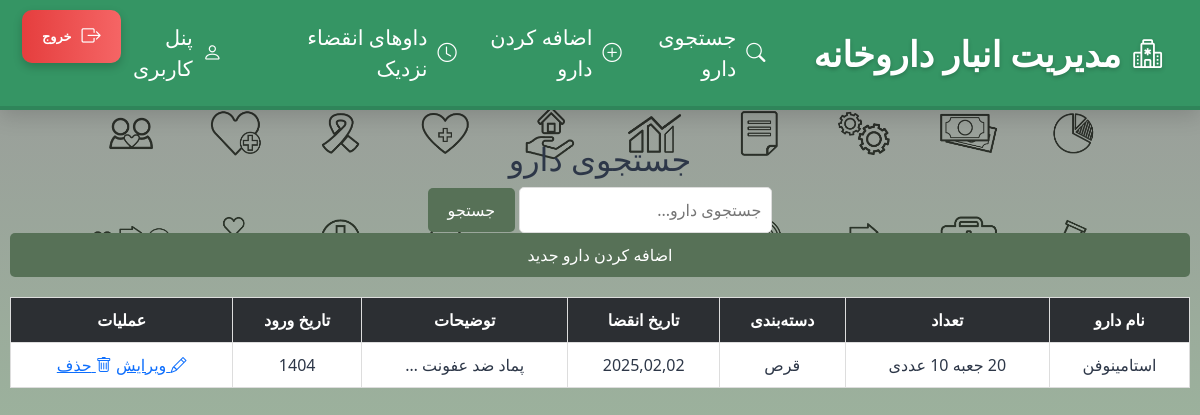
Page /search-drug (signed in) on the earlier database version.
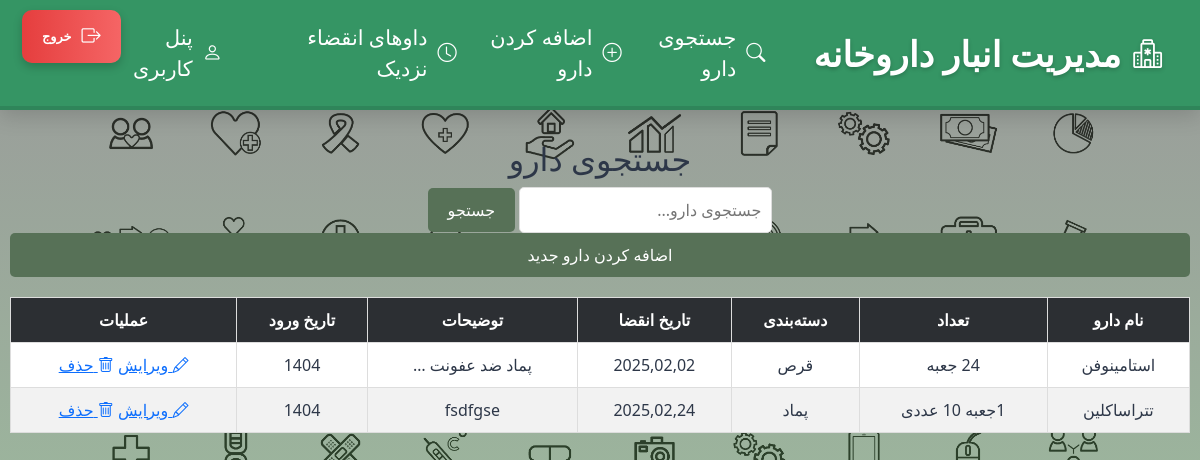
Same page on the later database version.
### index_module/models.py (models this page shows, shortened)
class Drugs(models.Model):
    name = models.CharField(max_length=200, verbose_name='نام دارو')
    category = models.CharField(max_length=200, verbose_name='دسته بندی دارو', null=True, blank=True)
    expiration_date = models.DateField(verbose_name='تاریخ انقضا دارو', null=True, blank=True)
    number = models.CharField(max_length=200 , verbose_name='تعداد دارو')
    description = models.CharField(max_length=400, verbose_name='توضیحات برای این دارو', null=True, blank=True)
    date_in_warehouse = models.CharField(max_length=200,verbose_name='تاریخ ورود دارو به انبار', null=True, blank=True)
    user = models.ForeignKey(settings.AUTH_USER_MODEL, on_delete=models.CASCADE, related_name='drugs', null=True)
    class Meta:
        verbose_name = 'داروها'
        verbose_name_plural = 'داروهای داروخانه'

### index_module/views.py (the view)
# urls.py: path('search-drug' , views.SearchDrugView.as_view() , name = 'search_drug'),
class SearchDrugView(LoginRequiredMixin, ListView):
    model = Drugs
    template_name = 'index_module/search_medicine.html'
    context_object_name = 'medicines'
    paginate_by = 5
    def get_queryset(self):
        query = self.request.GET.get('medicine_name', '')
        if query:
            objects = Drugs.objects.filter(name__icontains=query, user=self.request.user)
        else:
            objects = Drugs.objects.filter(user=self.request.user)
        return objects
    def get_context_data(self, **kwargs):
        context = super().get_context_data(**kwargs)
        context['search_query'] = self.request.GET.get('medicine_name', '')
        if context['search_query'] and len(self.get_queryset()) == 0:
            context['is_empty'] = True
        return context

### index_module/templates/index_module/search_medicine.html (shortened to what this page needs)
{% extends 'shared/base.html' %}
{% load static %}
{% block content %}
    <div class="table-container">
        <h2>جستجوی دارو</h2>
        <form method="get">
            <div>
                <input type="text" name="medicine_name" placeholder="جستجوی دارو..." value="{{ search_query }}" style="padding: 10px; border: 1px solid #ddd; border-radius: 5px; flex: 1;">
                <button type="submit" style="background: #577157; border: none; padding: 10px 20px; border-radius: 5px; color: #ffffff; transition: all 0.3s ease;">جستجو</button>
            </div>
        </form>
        <a href="{% url 'add_drug' %}" style="background: #577157; border: none; padding: 10px 20px; border-radius: 5px; color: #ffffff; text-decoration: none; transition: all 0.3s ease; display: block; margin-bottom: 20px;">اضافه کردن دارو جدید</a>
        {% if medicines %}
            <table>
                <thead>
                    <tr>
                        <th>نام دارو</th>
                        <th>تعداد</th>
                        <th>دسته‌بندی</th>
                        <th>تاریخ انقضا</th>
                        <th>توضیحات</th>
                        <th>تاریخ ورود</th>
                        <th>عملیات</th>
                    </tr>
                </thead>
                <tbody>
                    {% for medicine in medicines %}
                       <tr>
                            <td title="{{ medicine.name }}">{{ medicine.name|truncatechars:15}}</td>
                            <td title="{{ medicine.number }}">{{ medicine.number|truncatechars:15 }}</td>
                            <td title="{{ medicine.category }}">{{ medicine.category|default:"دسته بندی ندارد"|truncatechars:15 }}</td>
                            <td title="{{ medicine.expiration_date }}">{{ medicine.expiration_date|date:"Y,m,d" |default:"تاریخ انقضا ندارد"|truncatechars:15}}</td>
                            <td title="{{ medicine.description }}">{{ medicine.description|default:"توضیحات ندارد"|truncatechars:15 }}</td>
                            <td title="{{ medicine.date_in_warehouse }}">{{ medicine.date_in_warehouse|default:"تاریخ ورود به انبار وجود ندارد"|truncatechars:15 }}</td>
                            <td class="action-links">
                                <a href="{% url 'edit_drug' medicine.id %}"><i class="bi bi-pencil"></i> ویرایش</a>
                                <a href="{% url 'delete_drug' medicine.id %}"><i class="bi bi-trash"></i> حذف</a>
                            </td>
                        </tr>
                    {% endfor %}
                </tbody>
            </table>
        {% endif %}
    </div>
{% endblock %}

### templates/shared/base.html (shortened to what this page needs)
{% load render_partial %}
<!DOCTYPE html>
<html lang="en">
<head>
    {% include 'shared/header.html' %}
</head>
<body>
{% block content %}{% endblock %}
</body>
</html>

### templates/shared/header.html (shortened to what this page needs)
{% load static %}
<!DOCTYPE html>
<html lang="fa">
<head>
    <link href="https://cdn.jsdelivr.net/npm/bootstrap@5.3.0/dist/css/bootstrap.min.css" rel="stylesheet">
    <link href="https://cdn.jsdelivr.net/npm/vazirmatn@33.0.0/Vazirmatn-font-face.css" rel="stylesheet">
    <link href="https://cdn.jsdelivr.net/npm/bootstrap-icons@1.10.5/font/bootstrap-icons.css" rel="stylesheet">
</head>
<body>
    <nav class="navbar navbar-expand-lg">
        <div class="container-fluid">
            <a class="navbar-brand" href="{% url 'first_page' %}"><i class="bi bi-hospital"></i> مدیریت انبار داروخانه</a>
            <div class="collapse navbar-collapse" id="navbarNav">
                <ul class="navbar-nav me-auto">
                    <li class="nav-item">
                        <a class="nav-link" href="{% url 'search_drug' %}"><i class="bi bi-search"></i> جستجوی دارو</a>
                    </li>
                    <li class="nav-item">
                        <a class="nav-link" href="{% url 'add_drug' %}"><i class="bi bi-plus-circle"></i> اضافه کردن دارو</a>
                    </li>
                    <li class="nav-item">
                            <a class="nav-link" href="{% url 'expired-drugs' %}"><i class="bi bi-clock"></i>داوهای انقضاء نزدیک</a>
                        </li>
                </ul>
                <ul class="navbar-nav">
                    {% if user.is_authenticated %}
                        <li class="nav-item">
                            <a class="nav-link" href="{% url 'user_panel_page' %}"><i class="bi bi-person"></i> پنل کاربری</a>
                        </li>
                        <li class="nav-item">
                            <form method="POST" action="{% url 'logout' %}">
                                <button type="submit" class="btn-logout"><i class="bi bi-box-arrow-right"></i> خروج</button>
                            </form>
                        </li>
                    {% endif %}
                </ul>
            </div>
        </div>
    </nav>
</body>
</html>

### index_module/templates/index_module/search_medicine.html (style rules this page uses)
.table-container { overflow-x: auto; -webkit-overflow-scrolling: touch; margin: 20px 0; padding: 0 10px; text-align: center; }
table { width: 100%; min-width: 800px; border-collapse: collapse; background-color: #ffffff; border: 1px solid #ddd; }
th, td { padding: 10px; text-align: center; border: 1px solid #ddd; white-space: nowrap; }
th { background-color: #2c2f33; color: #ffffff; }
tr:nth-child(even) { background-color: #f2f2f2; }

Differences in the rows shown:
changed Drugs "استامینوفن": number "20 جعبه 10 عددی" → "24 جعبه"
added Drugs: name "تتراساکلین", number "1جعبه 10 عددی", category "پماد", expiration_date "2025,02,24", description "fsdfgse", date_in_warehouse "1404"
